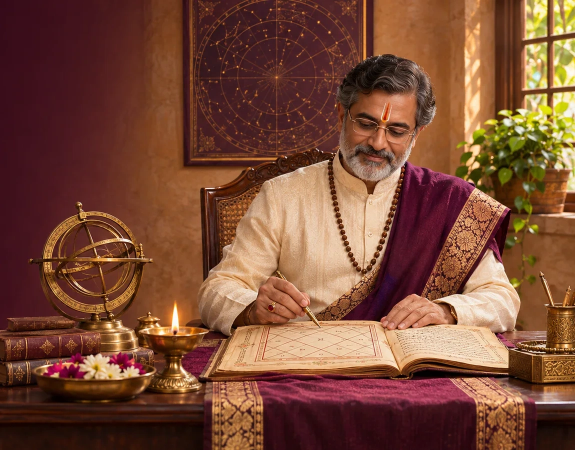
#> input picture website/frontend/assets/img/hero_astro_crisp.webp, 1150 x 900 px, found by its file name (shown at 1/2 size)
$ python shift_hero_to_forest.py
#> lines starting #> are read from the running program, lines starting #| are printed output that depends on the picture; after the words box and inside, x2 and y2 are one past the last pixel; in counts of white or black regions, pixels touching at a corner belong together
import numpy as np
from PIL import Image

def shift_colors():
    img = Image.open('website/frontend/assets/img/hero_astro_crisp.webp').convert('RGB')
#> img is the input picture: PIL image 1150x900 RGB; mean R, G, B 121.7, 74.7, 54.2
    arr = np.array(img, dtype=np.float32)

    r, g, b = arr[:,:,0], arr[:,:,1], arr[:,:,2]

    max_c = np.maximum(np.maximum(r, g), b)
    min_c = np.minimum(np.minimum(r, g), b)
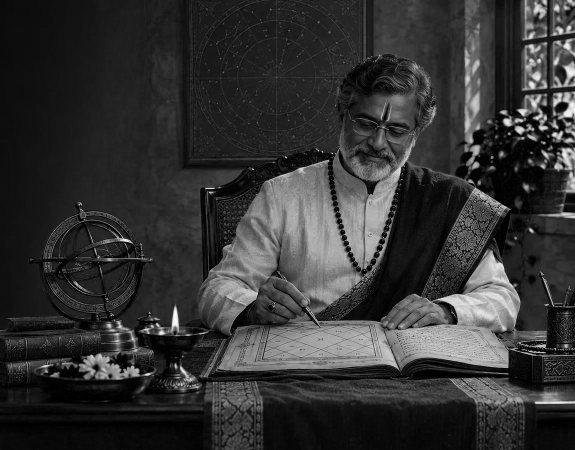
#> min_c: shape (900, 1150) float32 (shown at 1/2 size); min 0, max 253, mean 51.5
    delta = max_c - min_c

    h = np.zeros_like(max_c)
    mask = delta > 0
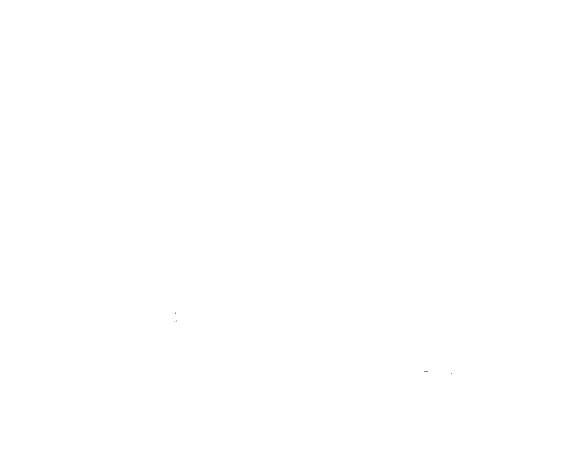
#> mask: shape (900, 1150) bool (shown at 1/2 size); 100% white; black in thin lines or dots, all inside (x1, y1, x2, y2) = (349, 625, 904, 748)

    idx = mask & (max_c == r)
#> idx: shape (900, 1150) bool; 99% white; 126 black regions (83 under 20 px), largest, box (x1, y1, x2, y2) and area: (989, 246, 1054, 328) 1619, (1054, 241, 1091, 298) 788, (983, 239, 1027, 295) 678
    h[idx] = (60 * ((g[idx] - b[idx]) / delta[idx]) + 360) % 360
    idx = mask & (max_c == g)
#> idx: shape (900, 1150) bool; 1.1% white; 142 white regions (94 under 20 px), largest, box (x1, y1, x2, y2) and area: (989, 240, 1092, 329) 2845, (981, 239, 1031, 297) 795, (998, 333, 1023, 367) 542
    h[idx] = (60 * ((b[idx] - r[idx]) / delta[idx]) + 120) % 360
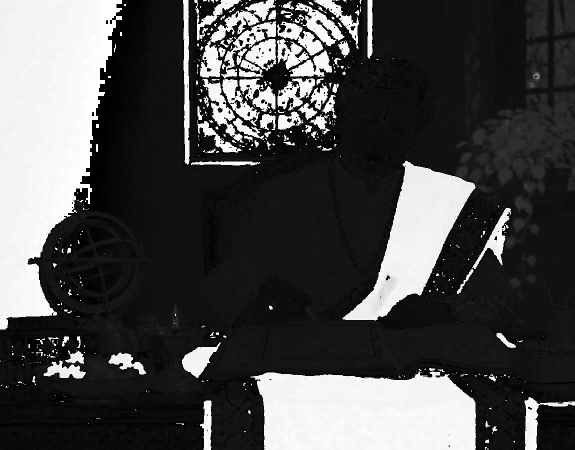
#> h: shape (900, 1150) float32 (shown at 1/2 size); min 0, max 359.5, mean 106; drawn with min black and max white
    idx = mask & (max_c == b)
#> idx: shape (900, 1150) bool; 0.01% white; 11 white regions (9 under 20 px), largest, box (x1, y1, x2, y2) and area: (772, 551, 784, 562) 60, (1112, 804, 1127, 807) 32
    h[idx] = (60 * ((r[idx] - g[idx]) / delta[idx]) + 240) % 360
#> h: shape (900, 1150) float32; 0.01% of pixels changed, all inside (x1, y1, x2, y2) = (352, 151, 1143, 807)

    s = np.zeros_like(max_c)
    s[max_c > 0] = delta[max_c > 0] / max_c[max_c > 0]
    v = max_c / 255.0

    # Target purple/plum fabric (shawl and runner)
    # Magenta/plum is roughly hue 270 to 355
    purple_mask = (h >= 270) & (h <= 355) & (s > 0.12)
#> purple_mask: shape (900, 1150) bool; 22% white; 523 white regions (376 under 20 px), largest, box (x1, y1, x2, y2) and area: (0, 0, 216, 659) 88380, (507, 743, 952, 900) 60689, (685, 322, 951, 641) 32874

    # We want to change the hue of these pixels to forest green (140 - 150 deg)
    # Target green: hue ~ 145, saturation ~ 0.55, keep value roughly similar or slightly darker
    h_new = h.copy()
    h_new[purple_mask] = 145.0

    s_new = s.copy()
    s_new[purple_mask] = np.clip(s[purple_mask] * 1.1, 0.25, 0.65)
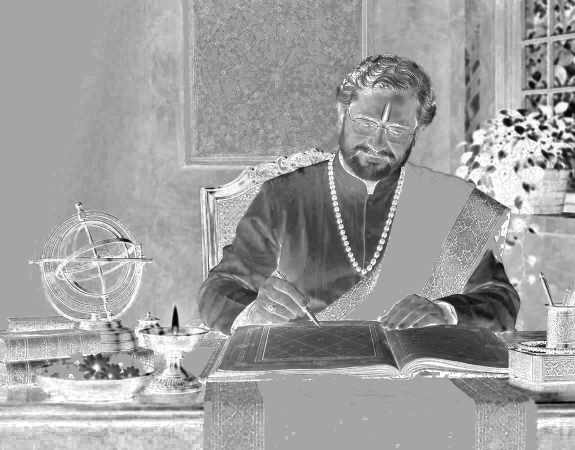
#> s_new: shape (900, 1150) float32 (shown at 1/2 size); min 0, max 1, mean 0.627

    v_new = v.copy()
    v_new[purple_mask] = np.clip(v[purple_mask] * 0.95, 0.12, 0.55)

    # Convert HSV back to RGB
    c = v_new * s_new
    x = c * (1 - np.abs((h_new / 60.0) % 2 - 1))
    m = v_new - c

    r_new = np.zeros_like(h_new)
    g_new = np.zeros_like(h_new)
    b_new = np.zeros_like(h_new)

    # Sector 0: 0 <= h < 60
    s0 = (h_new >= 0) & (h_new < 60)
#> s0: shape (900, 1150) bool; 73.3% white; 640 black regions (466 under 20 px), largest, box (x1, y1, x2, y2) and area: (0, 0, 244, 659) 103088, (501, 738, 952, 900) 61648, (685, 321, 951, 641) 33258
    r_new[s0], g_new[s0], b_new[s0] = c[s0], x[s0], 0
#> b_new: shape (900, 1150) float32; every value is 0
    # Sector 1: 60 <= h < 120
    s1 = (h_new >= 60) & (h_new < 120)
    r_new[s1], g_new[s1], b_new[s1] = x[s1], c[s1], 0
#> r_new: shape (900, 1150) float32; min 0, max 0.906, mean 0.224
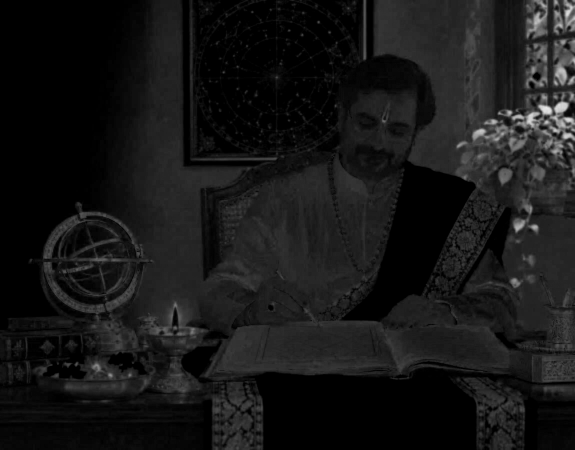
#> g_new: shape (900, 1150) float32 (shown at 1/2 size); min 0, max 0.922, mean 0.0911
    # Sector 2: 120 <= h < 180
    s2 = (h_new >= 120) & (h_new < 180)
    r_new[s2], g_new[s2], b_new[s2] = 0, c[s2], x[s2]
    # Sector 3: 180 <= h < 240
    s3 = (h_new >= 180) & (h_new < 240)
#> s3: shape (900, 1150) bool; 0% white in thin lines or dots, all inside (x1, y1, x2, y2) = (1061, 151, 1079, 175)
    r_new[s3], g_new[s3], b_new[s3] = 0, x[s3], c[s3]
#> g_new: shape (900, 1150) float32; min 0, max 0.922, mean 0.129
#> b_new: shape (900, 1150) float32; min 0, max 0.149, mean 0.016
    # Sector 4: 240 <= h < 300
    s4 = (h_new >= 240) & (h_new < 300)
#> s4: shape (900, 1150) bool; 0% white in thin lines or dots, all inside (x1, y1, x2, y2) = (352, 641, 1143, 807)
    r_new[s4], g_new[s4], b_new[s4] = x[s4], 0, c[s4]
#> r_new: shape (900, 1150) float32; min 0, max 0.906, mean 0.224
#> b_new: shape (900, 1150) float32; min 0, max 0.149, mean 0.016
    # Sector 5: 300 <= h < 360
    s5 = (h_new >= 300) & (h_new < 360)
#> s5: shape (900, 1150) bool; 3.6% white; 2388 white regions (2165 under 20 px), largest, box (x1, y1, x2, y2) and area: (120, 0, 244, 440) 12547, (555, 157, 627, 207) 1051, (395, 212, 485, 306) 944
    r_new[s5], g_new[s5], b_new[s5] = c[s5], 0, x[s5]
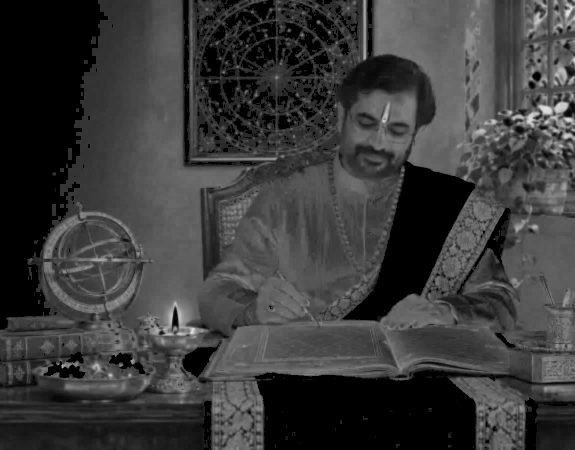
#> r_new: shape (900, 1150) float32 (shown at 1/2 size); min 0, max 0.906, mean 0.23
#> b_new: shape (900, 1150) float32; min 0, max 0.149, mean 0.0163

    rgb_out = np.stack([
        np.clip((r_new + m) * 255.0, 0, 255),
        np.clip((g_new + m) * 255.0, 0, 255),
        np.clip((b_new + m) * 255.0, 0, 255)
    ], axis=-1).astype(np.uint8)
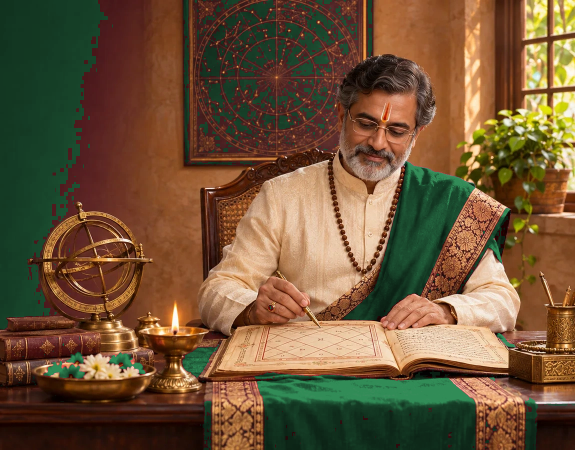
#> rgb_out: shape (900, 1150, 3) (shown at 1/2 size); mean of channels 0, 1, 2 110.7, 84.6, 55.7; drawn as R, G, B

    result = Image.fromarray(rgb_out)
    result.save('website/frontend/assets/img/hero_astro_forest_crisp.webp', quality=95)
    print("SUCCESS: hero_astro_forest_crisp.webp saved successfully!")

if __name__ == '__main__':
    shift_colors()

$ run again, with website/frontend/assets/img/astrologer-directory-premium-v2.webp copied over website/frontend/assets/img/hero_astro_crisp.webp
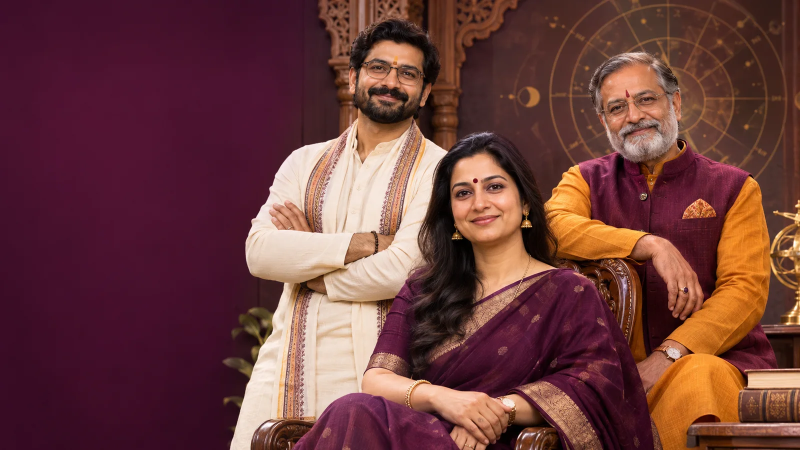
#> input picture website/frontend/assets/img/astrologer-directory-premium-v2.webp, 1600 x 900 px, found by its file name (shown at 1/2 size)
#> in shift_colors, img is the input picture: PIL image 1600x900 RGB; mean R, G, B 108.7, 61.4, 60.3
#> mask: shape (900, 1600) bool; 100% white; black in thin lines or dots, all inside (x1, y1, x2, y2) = (536, 60, 1433, 900)
#> in shift_colors, `purple_mask = (h >= 270) & (h <= 355) & (s > 0.12)`:
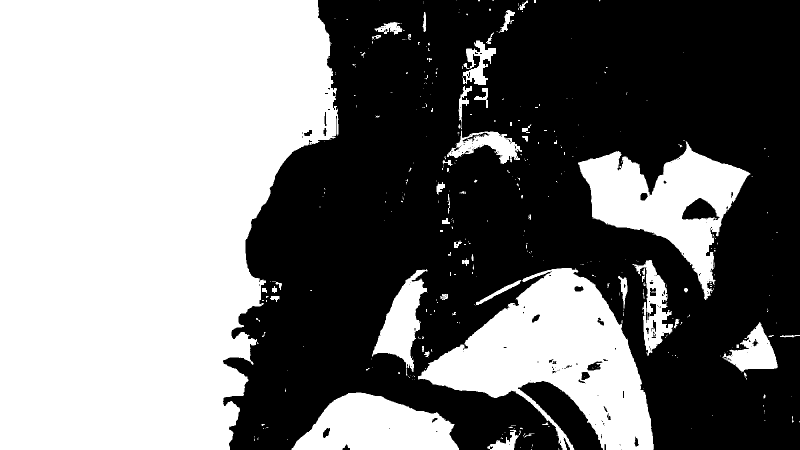
#> purple_mask: shape (900, 1600) bool (shown at 1/2 size); 47.7% white; 388 white regions (319 under 20 px), largest, box (x1, y1, x2, y2) and area: (0, 0, 677, 900) 497995, (836, 536, 1308, 900) 81948, (1156, 283, 1501, 600) 43495
#> s0: shape (900, 1600) bool; 50.7% white; 579 black regions (477 under 20 px), largest, box (x1, y1, x2, y2) and area: (0, 0, 677, 900) 501077, (833, 535, 1308, 900) 84515, (1153, 280, 1504, 601) 45115
#> s1: shape (900, 1600) bool; 0.02% white in thin lines or dots, all inside (x1, y1, x2, y2) = (545, 121, 1593, 894)
#> s2: shape (900, 1600) bool; 47.7% white; 400 white regions (330 under 20 px), largest, box (x1, y1, x2, y2) and area: (0, 0, 677, 900) 497995, (836, 536, 1308, 900) 81951, (1156, 283, 1501, 600) 43495
#> s3: shape (900, 1600) bool; 0% white in thin lines or dots, all inside (x1, y1, x2, y2) = (536, 158, 1123, 896)
#> s4: shape (900, 1600) bool; 0.01% white in thin lines or dots, all inside (x1, y1, x2, y2) = (526, 157, 1249, 900)
#> s5: shape (900, 1600) bool; 1.6% white; 2103 white regions (1987 under 20 px), largest, box (x1, y1, x2, y2) and area: (921, 108, 980, 276) 4527, (1024, 228, 1088, 336) 2099, (960, 70, 1044, 128) 977
#> in shift_colors, `rgb_out = np.stack([ np.clip((r_new + m) * 255.0, 0, 255), np.clip((g_..`:
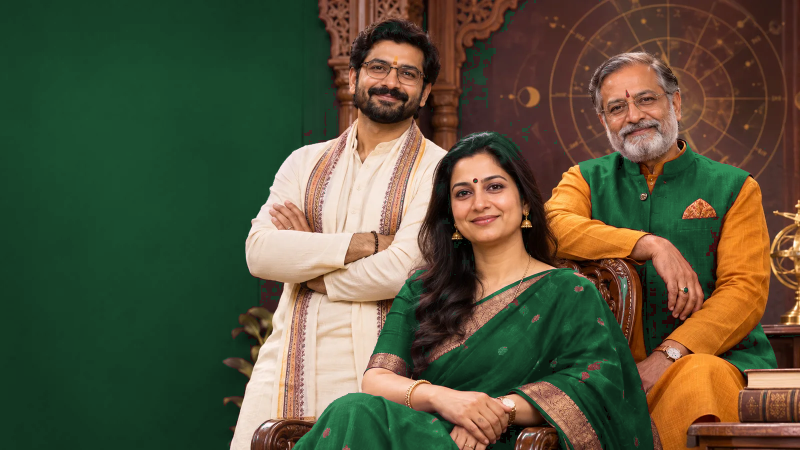
#> rgb_out: shape (900, 1600, 3) (shown at 1/2 size); mean of channels 0, 1, 2 86.1, 83.9, 59.8; drawn as R, G, B

$ run again, with website/frontend/assets/img/gau-sewa-hero-v2.webp copied over website/frontend/assets/img/hero_astro_crisp.webp
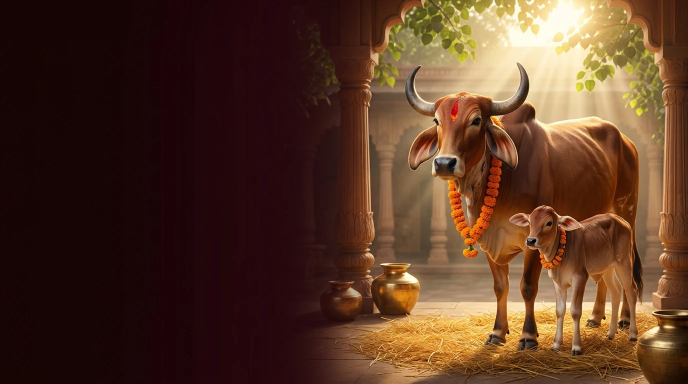
#> input picture website/frontend/assets/img/gau-sewa-hero-v2.webp, 1376 x 768 px, found by its file name (shown at 1/2 size)
#> in shift_colors, img is the input picture: PIL image 1376x768 RGB; mean R, G, B 87.6, 55.8, 37.5
#> mask: shape (768, 1376) bool; 100% white; black in thin lines or dots, all inside (x1, y1, x2, y2) = (879, 317, 1100, 484)
#> in shift_colors, `idx = mask & (max_c == g)`:
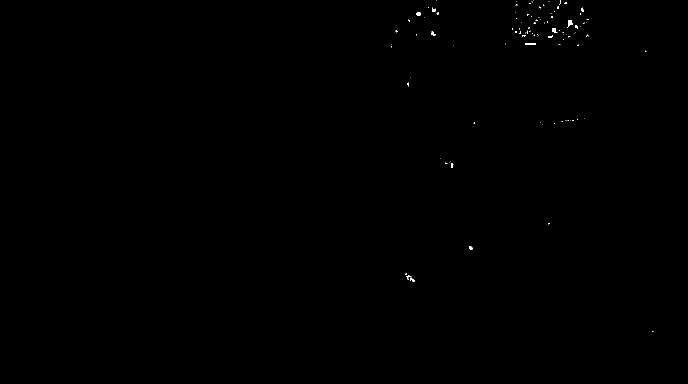
#> idx: shape (768, 1376) bool (shown at 1/2 size); 0.1% white; 110 white regions (97 under 20 px), largest, box (x1, y1, x2, y2) and area: (1134, 40, 1146, 56) 100, (1104, 56, 1115, 66) 72, (1050, 86, 1072, 89) 66
#> purple_mask: shape (768, 1376) bool; 26.3% white; 115 white regions (42 under 20 px), largest, box (x1, y1, x2, y2) and area: (184, 0, 664, 768) 266474, (8, 640, 64, 720) 1888, (0, 384, 48, 440) 1152
#> s0: shape (768, 1376) bool; 58.1% white; 158 black regions (133 under 20 px), largest, box (x1, y1, x2, y2) and area: (0, 0, 680, 768) 440249, (873, 317, 909, 338) 319, (1134, 40, 1146, 56) 100
#> s3: shape (768, 1376) bool; 0.01% white; 3 white regions (2 under 20 px), largest, box (x1, y1, x2, y2) and area: (877, 318, 898, 325) 101
#> s4: shape (768, 1376) bool; 0.01% white in thin lines or dots, all inside (x1, y1, x2, y2) = (875, 317, 1071, 483)
#> s5: shape (768, 1376) bool; 15.5% white; 239 white regions (88 under 20 px), largest, box (x1, y1, x2, y2) and area: (0, 0, 272, 768) 127954, (600, 224, 666, 592) 9470, (441, 400, 472, 660) 3302
#> in shift_colors, `rgb_out = np.stack([ np.clip((r_new + m) * 255.0, 0, 255), np.clip((g_..`:
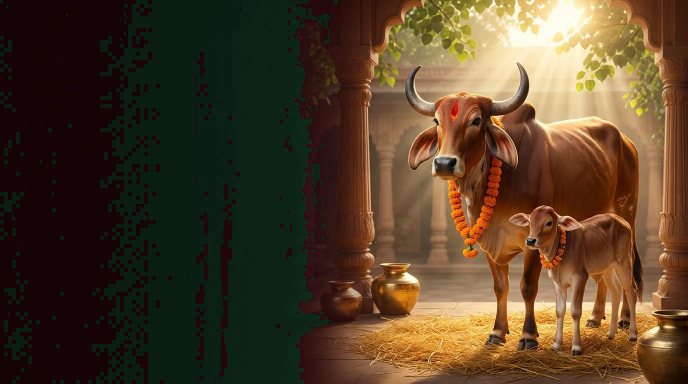
#> rgb_out: shape (768, 1376, 3) (shown at 1/2 size); mean of channels 0, 1, 2 81.9, 62.6, 39.7; drawn as R, G, B

$ run again, with website/frontend/assets/img/hero-astrologer-exact.webp copied over website/frontend/assets/img/hero_astro_crisp.webp
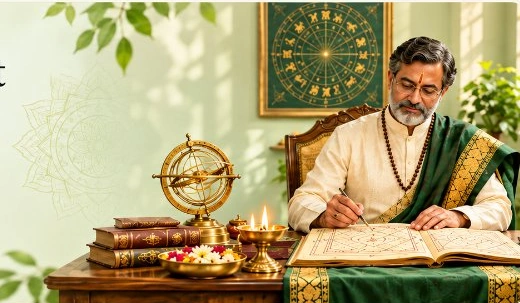
#> input picture website/frontend/assets/img/hero-astrologer-exact.webp, 520 x 303 px, found by its file name
#> in shift_colors, img is the input picture: PIL image 520x303 RGB; mean R, G, B 174.9, 162.6, 117.7
#> mask: shape (303, 520) bool; 100% white; black in thin lines or dots, all inside (x1, y1, x2, y2) = (175, 57, 518, 301)
#> purple_mask: shape (303, 520) bool; 0.1% white; 16 white regions (14 under 20 px), largest, box (x1, y1, x2, y2) and area: (170, 253, 182, 260) 56, (216, 247, 224, 252) 27
#> h_new: shape (303, 520) float32; min 0, max 359.6, mean 56.1
#> s_new: shape (303, 520) float32; min 0, max 1, mean 0.423
#> v_new: shape (303, 520) float32; min 0, max 1, mean 0.703
#> s0: shape (303, 520) bool; 52.7% white; 104 black regions (88 under 20 px), largest, box (x1, y1, x2, y2) and area: (0, 0, 314, 303) 50086, (268, 0, 383, 108) 9533, (392, 59, 520, 230) 7630
#> s1: shape (303, 520) bool; 45.8% white; 94 white regions (81 under 20 px), largest, box (x1, y1, x2, y2) and area: (0, 0, 314, 303) 50085, (268, 0, 383, 108) 8832, (392, 59, 520, 230) 6865
#> s2: shape (303, 520) bool; 1.4% white; 148 white regions (111 under 20 px), largest, box (x1, y1, x2, y2) and area: (501, 147, 517, 166) 106, (460, 127, 474, 144) 99, (504, 174, 517, 192) 79
#> in shift_colors, `r_new[s2], g_new[s2], b_new[s2] = 0, c[s2], x[s2]`:
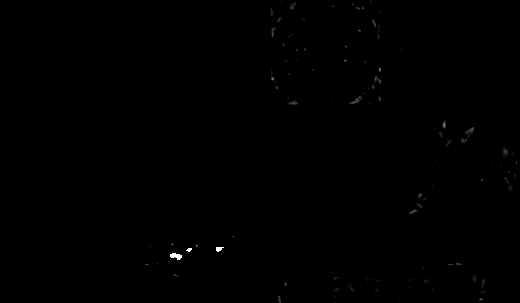
#> b_new: shape (303, 520) float32; min 0, max 0.149, mean 0.000237; drawn with min black and max white
#> s3: shape (303, 520) bool; 0.01% white in thin lines or dots, all inside (x1, y1, x2, y2) = (499, 153, 516, 168)
#> s4: shape (303, 520) bool; 0% white in thin lines or dots, all inside (x1, y1, x2, y2) = (499, 168, 500, 169)
#> s5: shape (303, 520) bool; 0.05% white in thin lines or dots, all inside (x1, y1, x2, y2) = (140, 233, 279, 299)
